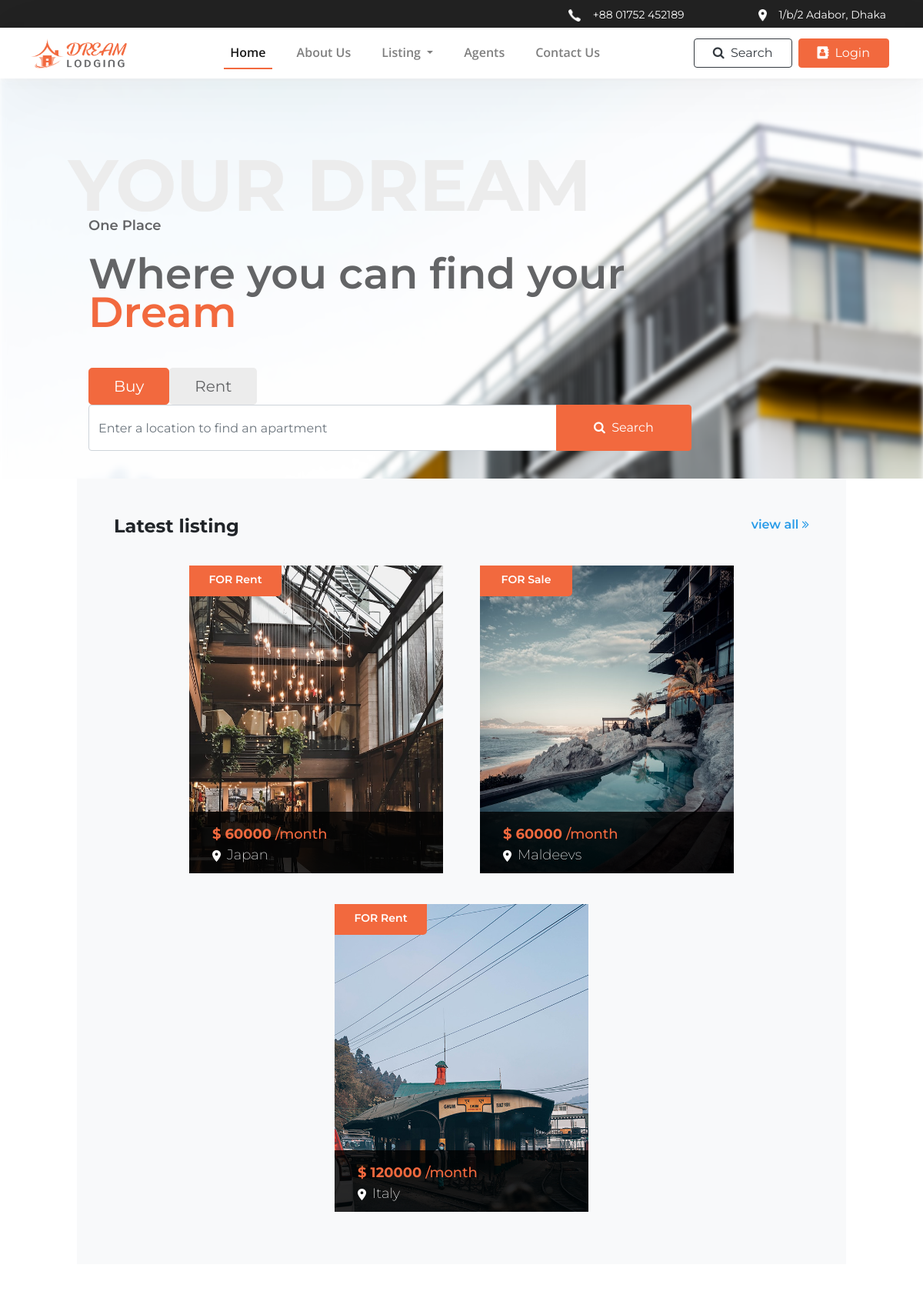
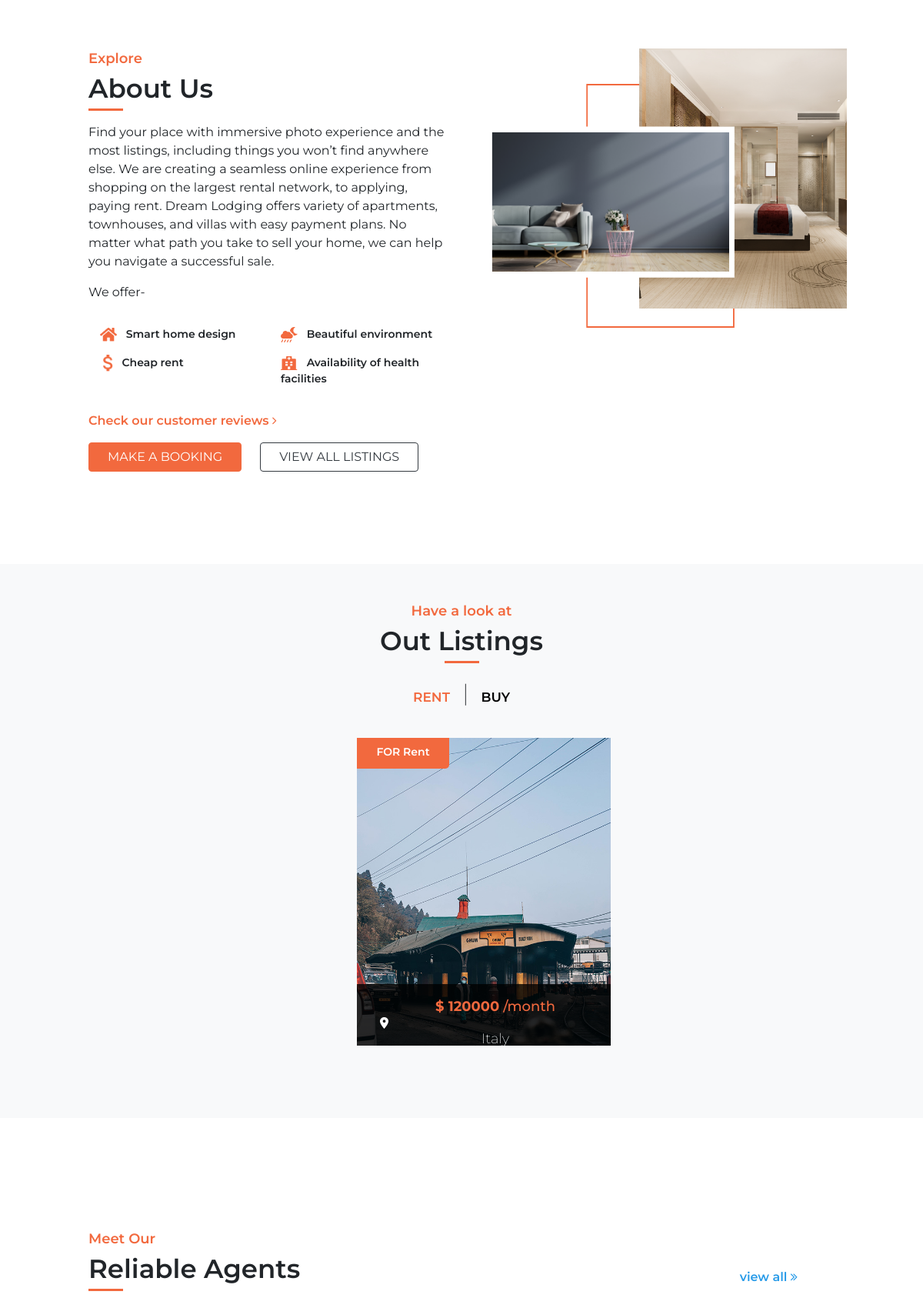
The page / (upper part) on the database its author committed (2 pictures, top to bottom).
### app/models.py (models this page shows, shortened)
class Apartment(models.Model):
    type=[
        ( 'Rent','Rent'),
        ( 'Sale','Sale'),
        ( 'Booked','Booked'),
    ]
    user = models.ManyToManyField(MyCustomUser, related_name='apartments')
    name = models.CharField(max_length=200, blank=True, null=True)
    type = models.CharField(max_length=20, choices=type, default='Rent')
    location =  models.CharField(max_length=200, blank=True, null=True)
    price = models.IntegerField()
    area = models.IntegerField()
    building_year = models.DateField()
    img = models.ImageField(upload_to ='apartment/')
    about = models.TextField()
    bedroom = models.IntegerField()
    living = models.IntegerField()
    dinning = models.IntegerField()
    bathroom = models.IntegerField()
    garage = models.BooleanField(default=False)
    watchman = models.BooleanField(default=False)
    garden = models.BooleanField(default=False)
    swimmingpool = models.BooleanField(default=False)
    hospital = models.BooleanField(default=False)
    shoppingmall = models.BooleanField(default=False)
    is_booked = models.BooleanField(default=False)

### app/views.py (the view)
# urls.py: path('', index, name='index'),
def index(request):
    context = {
        'latest_listing': Apartment.objects.filter(is_booked=False).order_by('-id')[:3:1],
        'rent_listing': Apartment.objects.filter(type='Rent').order_by('-id')[:5:1],
        'sale_listing': Apartment.objects.filter(
            Q(is_booked=False) & Q(type='Sale')
            ).order_by('-id')[:5:1],
        'agents': MyCustomUser.objects.filter(
            Q(is_agent=True) & Q(is_varified=True)
        ).order_by('-joined')[:5:1],
    }
    return render(request, "app/index.html", context)

### app/templates/app/index.html (shortened to what this page needs)
<!DOCTYPE html>
{% extends 'base.html' %}
{% load static %}
{% block content %}
<div class="banner col-xl-12" style="background-image:url('{% static 'imgs/banner.png' %}')">
    <div class="col-xl-9">
        <p class="banner_subtitle text-grey fw-600 my-2 py-0">One Place</p>
        <p class="banner_title text-grey fw-600 my-0 pt-3 pb-5">
            Where you can find your
            <span class="text-orange">Dream</span>
        </p>
        <ul class="nav">
            <li class="active">
                <button class="btn btn-lg btn-orange px-45" data-toggle="tab" id="btn1" onclick="btn1Function()" href="#search_buy">Buy</button>
            </li>
            <li class="">
                <button class="btn btn-lg btn-grey px-45" data-toggle="tab" id="btn2" onclick="btn2Function()" href="#search_rent">Rent</button>
            </li>
        </ul>
        <div class="tab-content">
            <div id="search_buy" class="tab-pane fade in active show">
                <form action="{% url 'app:search_result' %}" method="POST">
                    <div class="input-group">
                        <input class="form-control banner_inputbox" name="search_key" type="text" placeholder="Enter a location to find an apartment">
                        <div class="input-group-append">
                            <button class="btn btn-xl px-5 btn-orange" type="submit">
                                <i class="fa fa-search pr-1"></i>
                                <span class="banner_search_word">Search</span>
                            </button>
                        </div>
                    </div>
                </form>
            </div>
        </div>
    </div>
</div>
<div class="row mx-0 d-flex justify-content-center latest_listing">
    <div class="col-xl-10 bg-light p-5">
        <div class="row m-0 mb-2">
            <h4 class="fw-700 text-left">Latest listing</h4>
            <a href="{% url 'app:listing' %}" class="ml-auto fw-600">
                view all
                <i class='fa fa-angle-double-right' style="font-size: 16px;"></i>
            </a>
        </div>
        <div class="row m-0 d-flex justify-content-center">
            {% for i in latest_listing %}
            <a href="{% url 'app:apartment' pk=i.pk %}">
                <div class="dream_card mx-4">
                    <div class="dream_card_img" style="background-image: url('{{ i.img.url }}');">
                        <div class="non_hover_content">
                            <div class="tl_tag bg-orange d-flex justify-content-center">
                                FOR {{ i.type }}
                            </div>
                            <div class="row m-0 card_info py-3">
                                <div class="text-orange col-xl-12 p-0 fw-700 info_row">
                                    $ {{ i.price }}
                                    <span class="fw-500">/month</span>
                                </div>
                                <div class="fw-200 text-white col-xl-12 p-0">
                                    <img src="{% static 'icons/Icon material-location-on.png' %}" class="mr-1">
                                    {{ i.location }}
                                </div>
                            </div>
                        </div>
                    </div>
                </div>
            </a>
            {% endfor %}
        </div>
    </div>
</div>
<div style="height: 120px;" id="about"></div>
<div class="row m-0 d-flex justify-content-center about_us">
    <div class="col-xl-5">
        <p class="dream_subtitle text-orange fw-600 m-0">Explore</p>
        <p class="dream_title fw-600 m-0">About Us</p>
        <div class="dream_underline"></div>
        <p class="dream_paragraph fw-400 my-3">
            Find your place with immersive photo experience and the most listings, including things you won’t find anywhere else.
            We are creating a seamless online experience from shopping on the largest rental network, to applying, paying rent.
            Dream Lodging offers variety of apartments, townhouses, and villas with easy payment plans.
            No matter what path you take to sell your home, we can help you navigate a successful sale.
        </p>
        <p class="dream_paragraph fw-400 my-3">
            We offer-
        </p>
        <div class="row m-0 px-0 py-2">
            <div class="col-xl-6 col-md-6">
                <ul class="p-0">
                    <li class="py-2">
                        <img src="{% static 'icons/Icon awesome-home.png' %}" class="mr-2">
                        <span class="fw-600">Smart home design</span>
                    </li>
                    <li class="py-2">
                        <img src="{% static 'icons/Icon material-attach-money.png' %}" class="ml-1 mr-2">
                        <span class="fw-600">Cheap rent</span>
                    </li>
                </ul>
            </div>
            <div class="col-xl-6 col-md-6">
                <ul class="p-0">
                    <li class="py-2">
                        <img src="{% static 'icons/Icon awesome-cloud-moon-rain.png' %}" class="mr-2">
                        <span class="fw-600">Beautiful environment</span>
                    </li>
                    <li class="py-2">
                        <img src="{% static 'icons/Icon awesome-hospital.png' %}" class="mr-2">
                        <span class="fw-600">Availability of health facilities</span>
                    </li>
                </ul>
            </div>
        </div>
        <p class="dream_paragraph text-orange fw-600">
            Check our customer reviews
            <i class='fa fa-angle-right'></i>
        </p>
        <div class="row m-0">
            <a href="{% url 'app:listing' %}" class="btn btn-xl px-4 btn-orange">MAKE A BOOKING</a>
            <a href="{% url 'app:listing' %}" class="btn btn-xl px-4 btn-outline-dark mx-4">VIEW ALL LISTINGS</a>
        </div>
    </div>
    <div class="col-xl-5 about_pic">
        <img src="{% static 'imgs/about_pic.png' %}" class="ml-3 img-fluid">
    </div>
</div>
<div style="height: 120px;"></div>
<div class="container-fluid bg-light listing_carousel_container py-5 m-0 p-0">
    <div class="row m-0 d-flex justify-content-center">
        <div class="col m-0 p-0">
            <p class="dream_subtitle text-orange fw-600 text-center m-0">Have a look at</p>
            <p class="dream_title fw-600 text-center m-0">Out Listings</p>
            <div class="dream_underline mx-auto"></div>
            <ul class="nav my-3" style="display: flex; justify-content: center">
                <li class="active mt-3" style="font-size: 17px;">
                    <a data-toggle="tab" href="#rent_carousel" id="rent" onclick="rentFunction()" class="text-orange fw-600">RENT</a>
                </li>
                <li style="font-size: 30px;" class="fw-200 mx-3"> | </li>
                <li class="mt-3" style="font-size: 17px;">
                    <a data-toggle="tab" href="#buy_carousel" id="sale" onclick="saleFunction()" class="text-black fw-600">BUY</a>
                </li>
            </ul>
        </div>
    </div>
    <div class="tab-content">
        <div id="rent_carousel" class="tab-pane fade in active show">
            <div class="swiper mySwiper" id="swiper1">
                <div class="swiper-wrapper">
                    {% for i in rent_listing %}
                        <div class="swiper-slide">
                            <a href="{% url 'app:apartment' pk=i.pk %}">
                                <div class="dream_card mx-4">
                                    <div class="dream_card_img" style="background-image: url('{{ i.img.url }}');">
                                        <div class="non_hover_content">
                                            <div class="tl_tag bg-orange d-flex justify-content-center">
                                                FOR {{ i.type }}
                                            </div>
                                            <div class="row m-0 card_info py-3">
                                                <div class="text-orange col-xl-12 p-0 fw-700 info_row">
                                                    $ {{ i.price }}
                                                    <span class="fw-500">/month</span>
                                                </div>
                                                <div class="fw-200 text-white col-xl-12 p-0">
                                                    <img src="{% static 'icons/Icon material-location-on.png' %}" class="mr-1">
                                                    {{ i.location }}
                                                </div>
                                            </div>
                                        </div>
                                    </div>
                                </div>
                            </a>
                        </div>
                    {% endfor %}
                </div>
                <div class="swiper-button-next">
                    <img src="{% static 'icons/slider_arrow_right.png' %}" class="slider_next">
                </div>
                <div class="swiper-button-prev">
                    <img src="{% static 'icons/slider_arrow_left.png' %}" class="slider_prev">
                </div>
            </div>
        </div>
    </div>
</div>
<div style="height: 120px;"></div>
<div class="row m-0 d-flex justify-content-center about_us">
    <div class="col-xl-10 my-4">
        <p class="dream_subtitle text-orange fw-600 m-0">Meet Our</p>
        <div class="row m-0">
            <p class="dream_title fw-600 m-0">Reliable Agents</p>
        <a href="{% url 'app:agents' %}" class="ml-auto mr-5 mt-4 fw-600">
                view all
                <i class='fa fa-angle-double-right' style="font-size: 16px;"></i>
            </a>
        </div>
        <div class="dream_underline"></div>
    </div>
</div>
{% endblock %}

### static/style.css (style rules this page uses)
body { font-family: 'Montserrat'; }
.bg-orange { background-color: #F2693E; }
.text-grey { color: #636466; }
.text-orange { color: #F2693E; }
.text-white { color: white; }
.text-black { color: black; }
a { color: #289BE8; }
.btn-orange { color: #fff; background-color: #F2693E; border-color: #F2693E; }
.btn-grey { color: #636466; background-color: #ECECEC; }
.fw-200 { font-weight: 200; }
.fw-400 { font-weight: 400; }
.fw-500 { font-weight: 500; }
.fw-600 { font-weight: 600; }
.fw-700 { font-weight: 700; }
.px-45 { padding-left: 2rem !important; padding-right: 2rem !important; }
.banner { min-height: 720px; background-position: top center; background-repeat: no-repeat; background-size: 100% auto; padding-top: 170px; padding-left: 100px; }
.banner_subtitle { font-size: 18px; }
.banner_title { font-size: 55px; max-width: 700px; line-height: 0.9; }
.banner_inputbox { height: 60px; }
.dream_subtitle { font-size: 18px; }
.dream_title { font-size: 34px; }
.dream_paragraph { font-size: 16px; }
.dream_underline { width: 45px; height: 3px; background-color: #F2693E; }
.about_us ul li { list-style-type: none; font-size: 14px; }
.about_us ul li img { max-height: 22px; max-width: 22px; }
.about_us span { padding-top: 5px !important; }
.latest_listing { margin-top: -100px !important; }
.dream_card { height: 400px; width: 330px; margin-top: 20px; margin-bottom: 20px; position: relative; }
.dream_card .dream_card_img { height: 400px; width: 330px; background-size: 100% auto; background-repeat: no-repeat; background-position: center center; }
.tl_tag { width: 120px; height: 40px; border-bottom-right-radius: 5px; color: white; font-size: 14px; font-weight: 600; padding-top: 8px; }
.card_info { position: absolute; bottom: 0px; background-color: rgba(0, 0, 0, 0.8); height: 80px; width: 100%; font-size: 18px; padding-left: 30px; }
.card_info img { height: 15px; width: auto; }
.listing_carousel_container { min-height: 720px; }
.swiper { width: 80%; height: 100%; }
.swiper-slide { text-align: center; }
.swiper-slide img { display: block; width: 100%; height: 100%; object-fit: cover; }
.swiper-button-prev:after, .swiper-rtl .swiper-button-next:after { content: ''; }
.slider_next, .slider_prev { width: 75px; height: 75px; }
.swiper-slide .card_info { position: absolute; bottom: 0px; background-color: rgba(0, 0, 0, 0.8); height: 80px; width: 100%; font-size: 18px; padding-left: 30px; }
.swiper-slide .card_info img { height: 15px; width: auto; }
@media only screen and (max-width: 1200px) { .latest_listing { margin-top: 0px !important; } }
@media only screen and (max-width: 1200px) { .banner { min-height: 520px; } }

### rows shown on the page
Apartment: type "Rent", price "60000", location "Japan"
Apartment: type "Sale", price "60000", location "Maldeevs"
Apartment: type "Rent", price "120000", location "Italy"
